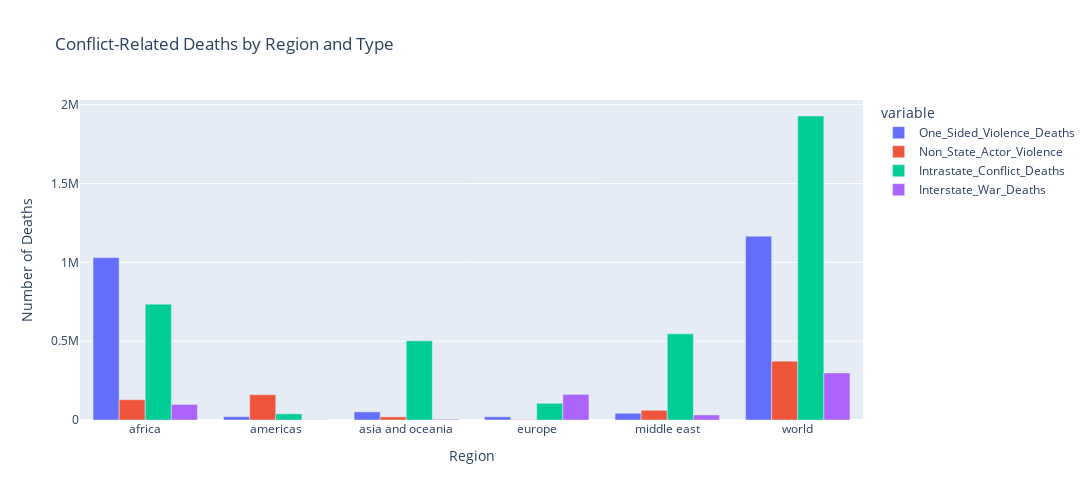

Notebook source saved alongside this figure:
### Code cell
import plotly.express as px

# Aggregate data by region
region_wise_deaths = conflict_data.groupby("Region")[death_columns].sum().reset_index()

# Create an interactive bar plot using Plotly and adjust the size
fig = px.bar(region_wise_deaths,
             x="Region",
             y=death_columns,
             title="Conflict-Related Deaths by Region and Type",
             labels={"value": "Number of Deaths", "Region": "Region"},
             barmode="group")


fig.update_layout(
    autosize=False,
    width=1100,  # Width
    height=500  # Height
)

fig.show()

### Figure 1 — Plotly figure (JSON) as saved in the notebook; plotly's stock layout.template omitted (floating-point values rounded to 4 significant figures)
{"data": [{"alignmentgroup": "True", "hovertemplate": "variable=One_Sided_Violence_Deaths<br>Region=%{x}<br>Number of Deaths=%{y}<extra></extra>", "legendgroup": "One_Sided_Violence_Deaths", "marker": {"color": "#636efa", "pattern": {"shape": ""}}, "name": "One_Sided_Violence_Deaths", "offsetgroup": "One_Sided_Violence_Deaths", "orientation": "v", "showlegend": true, "textposition": "auto", "type": "bar", "x": ["africa", "americas", "asia and oceania", "europe", "middle east", "world"], "xaxis": "x", "y": [1029996, 21090, 51461, 20703, 42576, 1165826], "yaxis": "y"}, {"alignmentgroup": "True", "hovertemplate": "variable=Non_State_Actor_Violence<br>Region=%{x}<br>Number of Deaths=%{y}<extra></extra>", "legendgroup": "Non_State_Actor_Violence", "marker": {"color": "#EF553B", "pattern": {"shape": ""}}, "name": "Non_State_Actor_Violence", "offsetgroup": "Non_State_Actor_Violence", "orientation": "v", "showlegend": true, "textposition": "auto", "type": "bar", "x": ["africa", "americas", "asia and oceania", "europe", "middle east", "world"], "xaxis": "x", "y": [128628, 160648, 19709, 2711, 61643, 373339], "yaxis": "y"}, {"alignmentgroup": "True", "hovertemplate": "variable=Intrastate_Conflict_Deaths<br>Region=%{x}<br>Number of Deaths=%{y}<extra></extra>", "legendgroup": "Intrastate_Conflict_Deaths", "marker": {"color": "#00cc96", "pattern": {"shape": ""}}, "name": "Intrastate_Conflict_Deaths", "offsetgroup": "Intrastate_Conflict_Deaths", "orientation": "v", "showlegend": true, "textposition": "auto", "type": "bar", "x": ["africa", "americas", "asia and oceania", "europe", "middle east", "world"], "xaxis": "x", "y": [734661, 39083, 502144, 105691, 546721, 1928300], "yaxis": "y"}, {"alignmentgroup": "True", "hovertemplate": "variable=Interstate_War_Deaths<br>Region=%{x}<br>Number of Deaths=%{y}<extra></extra>", "legendgroup": "Interstate_War_Deaths", "marker": {"color": "#ab63fa", "pattern": {"shape": ""}}, "name": "Interstate_War_Deaths", "offsetgroup": "Interstate_War_Deaths", "orientation": "v", "showlegend": true, "textposition": "auto", "type": "bar", "x": ["africa", "americas", "asia and oceania", "europe", "middle east", "world"], "xaxis": "x", "y": [98675, 942, 4691, 162429, 31865, 298602], "yaxis": "y"}], "layout": {"autosize": false, "barmode": "group", "height": 500, "legend": {"title": {"text": "variable"}, "tracegroupgap": 0}, "title": {"text": "Conflict-Related Deaths by Region and Type"}, "width": 1100, "xaxis": {"anchor": "y", "domain": [0, 1], "title": {"text": "Region"}}, "yaxis": {"anchor": "x", "domain": [0, 1], "title": {"text": "Number of Deaths"}}}}
